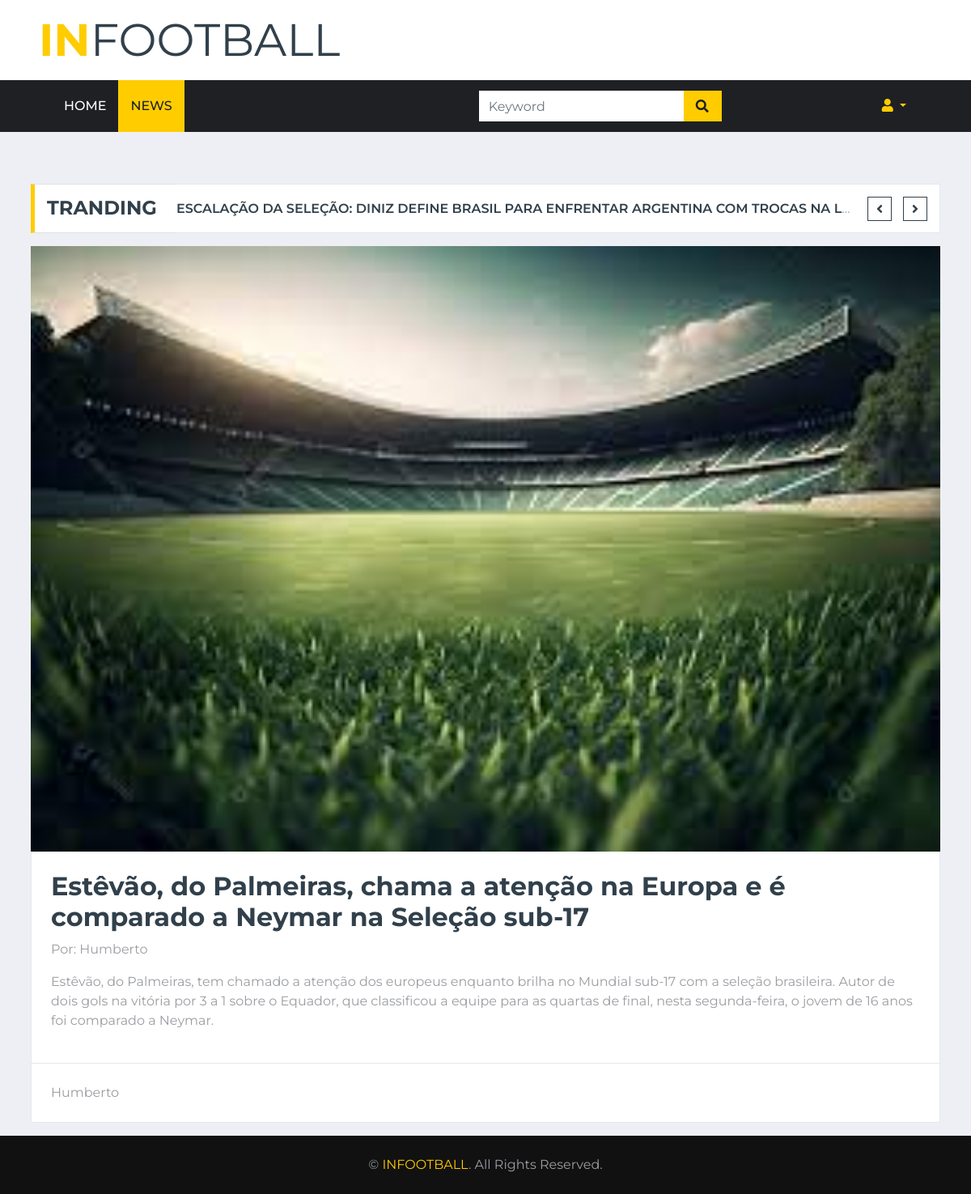
The app's page /single.php?id=5 with its own data.
### tables this page shows
CREATE TABLE `noticias` (
  `id` int(11) NOT NULL,
  `autor` varchar(255) NOT NULL,
  `descricao` varchar(255) NOT NULL,
  `titulo` varchar(255) NOT NULL,
  `categoria` varchar(255) NOT NULL,
  `texto` text NOT NULL,
  `imagem` varchar(255) DEFAULT NULL,
  `data_publicacao` timestamp NOT NULL DEFAULT current_timestamp()
);

### single.php (the view, shortened to what this page needs)
<!DOCTYPE html>
<html lang="en">
<head>
    <link href="https://cdnjs.cloudflare.com/ajax/libs/font-awesome/5.15.0/css/all.min.css" rel="stylesheet">
    <link href="lib/owlcarousel/assets/owl.carousel.min.css" rel="stylesheet">
    <link href="css/style.css" rel="stylesheet">
</head>
<body>
    <div class="row align-items-center bg-white py-3 px-lg-5">
        <div class="col-lg-4">
            <a href="index.html" class="navbar-brand p-0 d-none d-lg-block">
                <h1 class="m-0 display-4 text-uppercase text-primary">IN<span class="text-secondary font-weight-normal">FOOTBALL</span></h1>
            </a>
        </div>
    </div>
    <div class="container-fluid p-0">
        <nav class="navbar navbar-expand-lg bg-dark navbar-dark py-2 py-lg-0 px-lg-5">
            <div class="collapse navbar-collapse justify-content-between px-0 px-lg-3" id="navbarCollapse">
                <div class="navbar-nav mr-auto py-0">
                    <a href="index.php" class="nav-item nav-link">Home</a>
                    <a href="single.php" class="nav-item nav-link active">News</a>
                </div>
                <div class="input-group ml-auto d-none d-lg-flex" style="width: 100%; max-width: 300px;">
                    <input type="text" class="form-control border-0" placeholder="Keyword">
                    <div class="input-group-append">
                        <button class="input-group-text bg-primary text-dark border-0 px-3"><i class="fa fa-search"></i></button>
                    </div>
                </div>
                <div class="nav-item dropdown ml-auto">
                    <a href="#" class="nav-link dropdown-toggle" data-toggle="dropdown">
                        <i class="fa fa-user"></i>
                    </a>
                </div>
            </div>
        </nav>
    </div>
    <div class="container-fluid mt-5 mb-3 pt-3">
        <div class="container">
            <div class="row align-items-center">
                <div class="col-12">
                    <div class="d-flex justify-content-between">
                        <div class="section-title border-right-0 mb-0" style="width: 180px;">
                            <h4 class="m-0 text-uppercase font-weight-bold">Tranding</h4>
                        </div>
                        <div class="owl-carousel tranding-carousel position-relative d-inline-flex align-items-center bg-white border border-left-0" style="width: calc(100% - 180px); padding-right: 100px;">
                            <div class="text-truncate"><a class="text-secondary text-uppercase font-weight-semi-bold" href="">Escalação da Seleção: Diniz define Brasil para enfrentar Argentina com trocas na lateral e no ataque</a></div>
                        </div>
                    </div>
                </div>
            </div>
        </div>
    </div>
    <div class="container-fluid">
        <div class="container">
            <div class="row">
                <div class="col-lg-12">
                    <div class="position-relative mb-3">
                        <img class="img-fluid w-100" src="img/Untitled.jpg" style="object-fit: cover;">
                        <div class="bg-white border border-top-0 p-4" id="noticiaDetails">
                            <?php
                            $conn = new mysqli("localhost", "root", "", "seu_banco_de_dados");
                            if (isset($_GET['id'])) {
                                $noticiaId = $_GET['id'];
                                $sql = "SELECT * FROM noticias WHERE id = $noticiaId";
                                $result = $conn->query($sql);
                                if ($result->num_rows > 0) {
                                    $noticia = $result->fetch_assoc();
                                    echo "<h2>" . $noticia['titulo'] . "</h2>";
                                    echo "<p>Por: " . $noticia['autor'] . "</p>";
                                    echo "<p>" . $noticia['texto'] . "</p>";
                                } else {
                                    echo "<p>Nenhuma notícia encontrada.</p>";
                                }
                            } else {
                                echo "<p>Nenhuma notícia selecionada.</p>";
                            }
                            ?>
                        </div>
                        <div class="d-flex justify-content-between bg-white border border-top-0 p-4">
                            <div class="d-flex align-items-center">
                                <span id="author"><?php echo isset($noticia['autor']) ? $noticia['autor'] : ''; ?></span>
                            </div>
                        </div>
                    </div>
                </div>
            </div>
        </div>
    </div>
    <div class="container-fluid py-4 px-sm-3 px-md-5" style="background: #111111;">
        <p class="m-0 text-center">&copy; <a href="#">INFOOTBALL</a>. All Rights Reserved.
        </p>
    </div>
</body>
</html>

### records on screen
noticias: titulo "Estêvão, do Palmeiras, chama a atenção na Europa e é comparado a Neymar na Seleção sub-17", autor "Humberto", texto "Estêvão, do Palmeiras, tem chamado a atenção dos europeus enquanto brilha no Mundial sub-17 com a seleção brasileira. Autor de dois gols na vitória por 3 a 1 sobre o Equador, que classificou a equipe para as quartas de final, nesta segunda-feira, o jovem de 16 anos foi comparado a Neymar."
